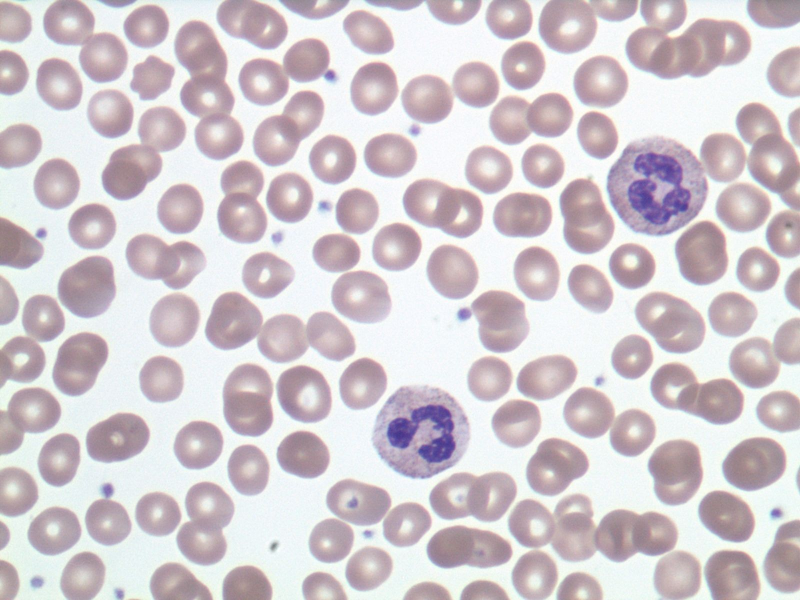
#> input picture CV/normal.jpg, 1600 x 1200 px (shown at 1/2 size)
$ python contours.py   (Python 2 division)
#> lines starting #> are read from the running program, lines starting #| are printed output that depends on the picture; after the words box and inside, x2 and y2 are one past the last pixel; in counts of white or black regions, pixels touching at a corner belong together
import cv2
import numpy as np

def nothing(x):
    pass

# read the image in gray scale
image = cv2.imread('normal.jpg', 0)
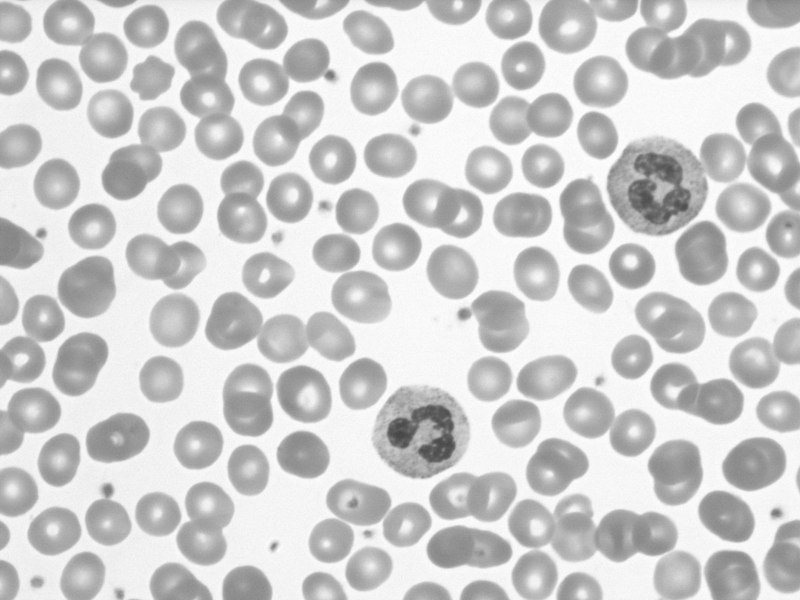
#> image: shape (1200, 1600) (shown at 1/2 size); min 65, max 255, mean 204.5
'''
# best way to find a satisfactory image measure ;)

cv2.namedWindow('Threshold', cv2.WINDOW_AUTOSIZE)

cv2.createTrackbar('threshValue', 'Threshold', 0, 255, nothing)
cv2.createTrackbar('maxValue', 'Threshold', 0, 255, nothing)

while 1:
    k = cv2.waitKey(1)
    if k == 27:
        cv2.destroyWindow('Threshold')
        break
    threshVal = cv2.getTrackbarPos('threshValue', 'Threshold')
    maxVal = cv2.getTrackbarPos('maxValue', 'Threshold')
# the object that needs to be found has to be white, while the background has to black
    ret, thresh = cv2.threshold(image, threshVal, maxVal, cv2.THRESH_TOZERO_INV)
    cv2.imshow('Threshold', thresh)
'''

# the object that needs to be found has to be white, while the background has to black
ret, thresh = cv2.threshold(image, 226, 0, cv2.THRESH_TOZERO_INV)
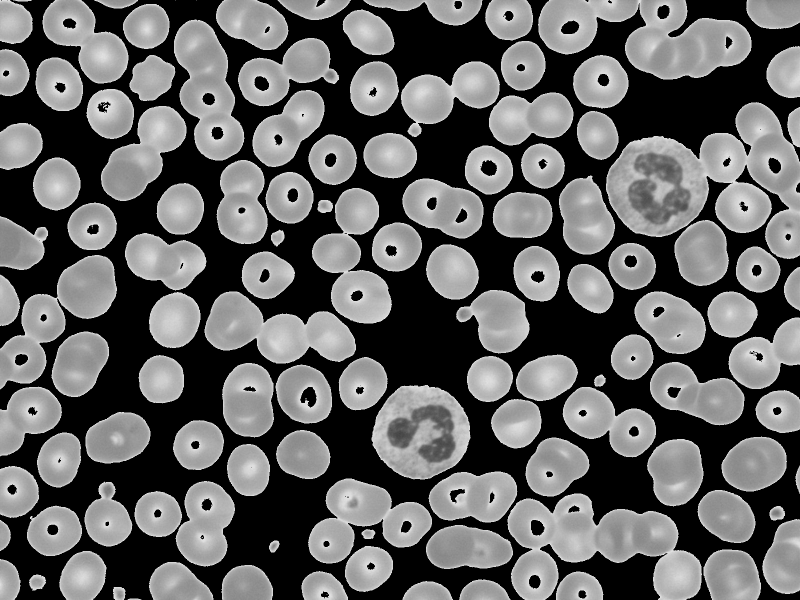
#> thresh: shape (1200, 1600) (shown at 1/2 size); min 0, max 226, mean 100.1


# find the contours
contours, hierarchy = cv2.findContours(thresh, cv2.RETR_TREE, cv2.CHAIN_APPROX_NONE)
#> contours = 226 contours, 39 with area under 20; largest, box (x1, y1, x2, y2) and area: (1212, 204, 1600, 518) 69144, (1015, 987, 1404, 1200) 46422, (1076, 0, 1503, 159) 40904, (743, 770, 941, 959) 28299, (0, 510, 234, 779) 25576
cv2.drawContours(image, contours, -1, (0, 0, 255), 3)
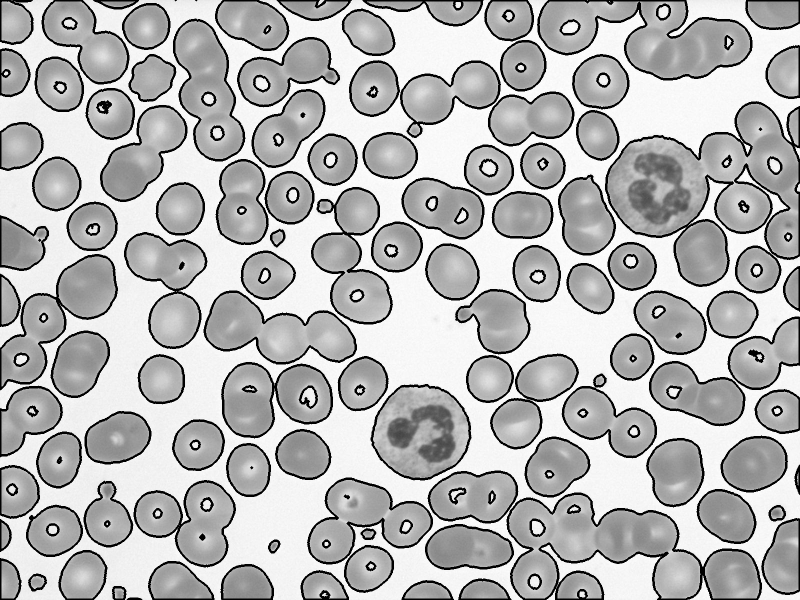
#> image: shape (1200, 1600) (shown at 1/2 size); 11.11% of pixels changed, all inside (x1, y1, x2, y2) = (0, 0, 1600, 1200)

print hierarchy
#> (printed output is left out)
print contours
#> (printed output is left out)

# display the contours
cv2.imshow('found_contours', image)

# getting image moments (its a dictionary)
cnt = contours[0]
#> cnt = contour of 54 points, box (x1, y1, x2, y2) (255, 1197, 283, 1200), area 43
moment = cv2.moments(cnt)
#> moment = moments, m00 43, centre m10/m00, m01/m00 = (267.8, 1198.1)

print moment
print "first contour is: ", cnt
print "Area of 1st contour: ", int(moment['m00'])

cx = int(moment['m10']/moment['m00'])
#> cx = 267
cy = int(moment['m01']/moment['m00'])
#> cy = 1198
print "centroid of first contour : (", cx, ",", cy, ")"

# bounding rectangle (x,y) : top left coordinate
x, y, w, h = cv2.boundingRect(cnt)
#> x = 255; y = 1197; w = 28; h = 3
print np.shape(image)
print x, y, w, h

cv2.rectangle(image, (x, y), (x+w, y+h), (0, 0, 255), 5)
#> image: shape (1200, 1600); under 0.01% of pixels changed, all inside (x1, y1, x2, y2) = (252, 1194, 287, 1200)
cv2.imshow('bounded 1st contour', image)

cv2.waitKey(0)
cv2.destroyAllWindows()
